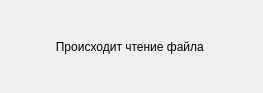
<?xml version="1.0" encoding="UTF-8"?>
<ui version="4.0">
 <class>Dialog</class>
 <widget class="QDialog" name="Dialog">
  <property name="geometry">
   <rect>
    <x>0</x>
    <y>0</y>
    <width>263</width>
    <height>93</height>
   </rect>
  </property>
  <property name="windowTitle">
   <string>Dialog</string>
  </property>
  <layout class="QVBoxLayout" name="verticalLayout">
   <item>
    <widget class="QLabel" name="label">
     <property name="text">
      <string>Происходит чтение файла </string>
     </property>
     <property name="alignment">
      <set>Qt::AlignCenter</set>
     </property>
    </widget>
   </item>
  </layout>
 </widget>
 <resources/>
 <connections/>
</ui>
